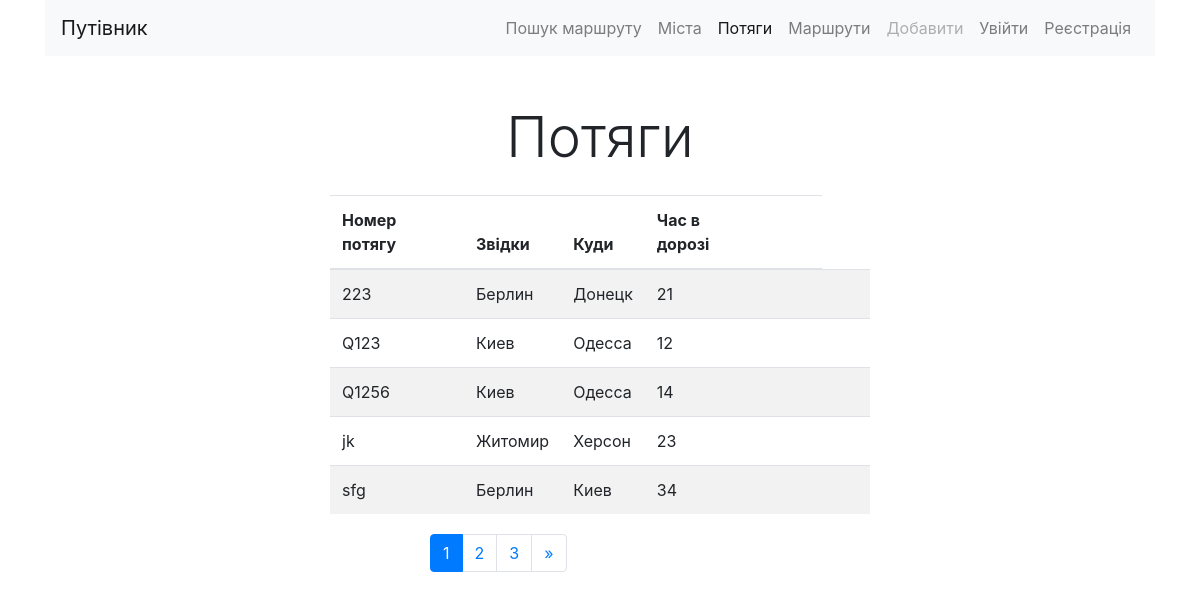
The page /trains/ on the database as committed earlier.
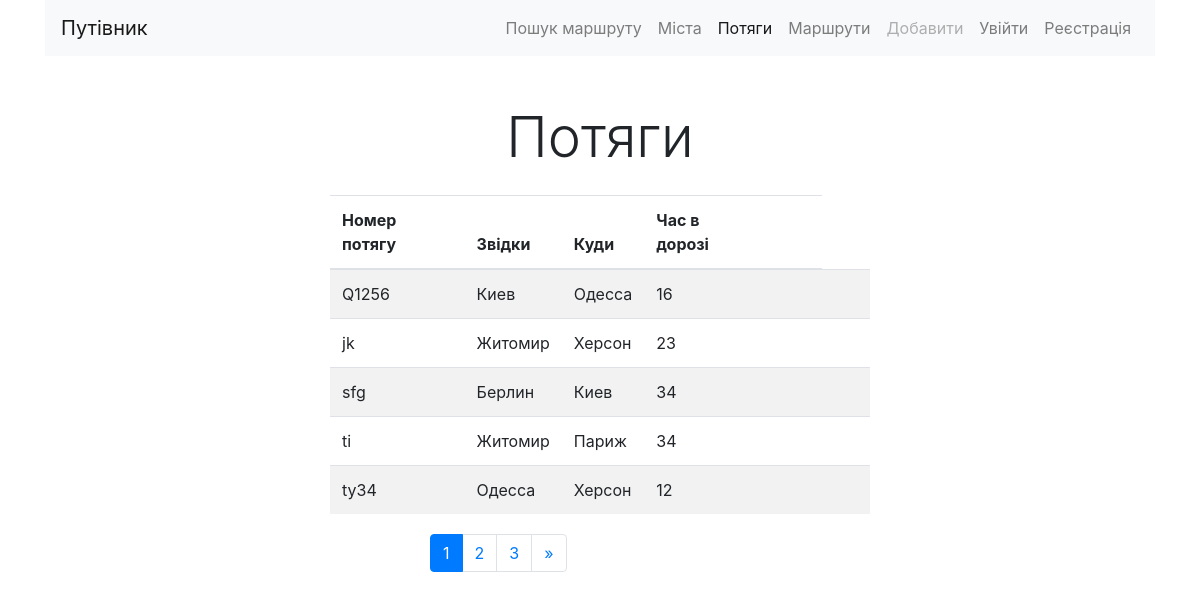
The same page on the database as committed later.
### trains/models.py (models this page shows, shortened)
class Train(models.Model):
    name = models.CharField(max_length=100, unique=True, verbose_name='Номер потягу')
    from_city = models.ForeignKey(City, on_delete=models.CASCADE,
                                  verbose_name='Звідки', related_name='from_city')
    to_city = models.ForeignKey(City, on_delete=models.CASCADE,
                                verbose_name='Куди', related_name='to_city')
    travel_time = models.IntegerField(verbose_name='Час в дорозі')
    class Meta:
        verbose_name = 'Потяг'
        verbose_name_plural = 'Потяги'
        ordering = ['name']

### cities/models.py (models this page shows)
class City(models.Model):
    name = models.CharField(max_length=100, unique=True, verbose_name='Місто')
    def __str__(self):
        return self.name
    class Meta:
        verbose_name = 'Місто'
        verbose_name_plural = 'Міста'
        ordering = ['name']

### trains/views.py (the view)
# urls.py: path('', TrainListView.as_view(), name='list'),
class TrainListView(ListView):
    queryset = Train.objects.all()
    context_object_name = 'objects_list'
    template_name = 'trains/list.html'
    paginate_by = 5

### trains/templates/trains/list.html (shortened to what this page needs)
{% extends 'base.html' %}
{% block content %}
<h1 class="display-4 text-center my-4">Потяги</h1>
<div class="row ">
<div class='col-md-6 mx-auto'>
<table class="table table-striped">
    <thead>
        <tr>
        <th> Номер потягу</th>
        <th> Звідки</th>
        <th> Куди</th>
        <th> Час в дорозі</th>
        <th> &nbsp;</th>
        <th> &nbsp;</th>
        </tr>
    </thead>
    <tbody>
        {% for object in objects_list %}
        <tr>
            <td>{{object.name}}</td>
            <td>{{object.from_city}}</td>
            <td>{{object.to_city}}</td>
            <td>{{object.travel_time}}</td>
            <td></td>
            <td></td>
            <td>
            </td>
            <td>
            </td>
        </tr>
        {% endfor %}
    </tbody>
</table>
</div>
</div>
 <div id="navigation" class="container my-1">
     <div class="row">
         <div class="col-md-8 ml-auto">
             <nav aria-label="Page navigation example">
                 <ul class="pagination ">
                     {% for page in page_obj.paginator.page_range %}
                        {% if page == page_obj.number %}
                            <li class="page-item active">
                                <a class="page-link" href="#"> {{page}}
                                </a>
                            </li>
                        {% else %}
                            <li class="page-item">
                                <a class="page-link"
                                    href="?page={{page}}">
                                    {{page}}
                                </a>
                            </li>
                        {% endif %}
                     {% endfor %}
                     {% if page_obj.has_next %}
                        <li class="page-item">
                            <a class="page-link"
                                href="?page={{page_obj.paginator.num_pages }}"
                                    aria-label="Next">
                                <span aria-hidden="true">&raquo;</span>
                            </a>
                        </li>
                     {% endif %}
                 </ul>
             </nav>
         </div>
     </div>
 </div>
{% endblock content %}

### templates/base.html (shortened to what this page needs)
<!doctype html>
{% url 'home' as home_url %}
{% url 'cities:list' as cities_list_url %}
{% url 'trains:list' as train_list_url %}
{% url 'list' as list_url %}
{% url 'trains:add' as train_add_url %}
{% url 'cities:add' as city_add_url %}
<html lang="en">
  <head>
    <link rel="stylesheet" href="https://stackpath.bootstrapcdn.com/bootstrap/4.4.1/css/bootstrap.min.css">
    <link href="https://cdnjs.cloudflare.com/ajax/libs/select2/4.0.6-rc.0/css/select2.min.css" rel="stylesheet" />
  </head>
  <body>
  <div class="container">
  <nav class="navbar navbar-expand-lg navbar-light bg-light">
    <a class="navbar-brand" href="{% url 'home' %}">Путівник</a>
    <div class="collapse navbar-collapse" id="navbarNavDropdown">
      <ul class="navbar-nav ml-auto">
        <li class="nav-item {% if request.path == home_url %}active{% endif %}">
          <a class="nav-link" href="{% url 'home' %} ">Пошук маршруту</a>
        </li>
        <li class="nav-item {% if request.path == cities_list_url %}active{% endif %}">
          <a class="nav-link" href="{% url 'cities:list' %} ">Міста</a>
        </li>
        <li class="nav-item {% if request.path == train_list_url %} active {% endif %}">
          <a class="nav-link" href="{% url 'trains:list'%}">Потяги</a>
        </li>
        <li class="nav-item {% if request.path == list_url %}active{% endif %}">
          <a class="nav-link" href="{% url 'list' %} ">Маршрути</a>
        </li>
         {% if user.is_authenticated %}
        <li class="nav-item dropdown
        {% if request.path == train_add_url or request.path == city_add_url %}
          active
          {% endif %}">
          <a class="nav-link dropdown-toggle" href="#" id="navbarDropdownMenuLink" role="button" data-toggle="dropdown"
                aria-haspopup="true" aria-expanded="false"> Добавити </a>
              <div class="dropdown-menu" aria-labelledby="navbarDropdownMenuLink">
          <a class="dropdown-item" href="{% url 'cities:add'%}">Нове місто</a>
          <a class="dropdown-item" href="{% url 'trains:add'%}">Новий потяг</a>
          </div>
        </li>
        {% else %}
        <li class="nav-item ">
          <a class="nav-link disabled" href="">Добавити</a>
        </li>
        {% endif %}
        {% if user.is_authenticated %}
          <li class="nav-item ">
            <a class="nav-link" href="{% url 'accounts:logout'%} ">Вийти</a>
          </li>
          {% else %}
          <li class="nav-item ">
            <a class="nav-link" href="{% url 'accounts:login'%} ">Увійти</a>
          </li>
          <li class="nav-item ">
            <a class="nav-link" href="{% url 'accounts:register'%} ">Реєстрація</a>
          </li>
        {% endif %}
      </ul>
    </div>
  </nav>
  </div>
  <div class="container">
    {% block content %} {% endblock content %}
  </div>
  </body>
</html>

Rows that differ between the two databases and show on the page:
removed Train: name "223", from_city "Берлин", to_city "Донецк", travel_time "21"
removed Train: name "Q123", from_city "Киев", to_city "Одесса", travel_time "12"
changed Train (number 1 of 5 on the later page): travel_time "14" → "16"
now on this page (row unchanged): Train: name "ti", from_city "Житомир", to_city "Париж", travel_time "34"
now on this page (row unchanged): Train: name "ty34", from_city "Одесса", to_city "Херсон", travel_time "12"
